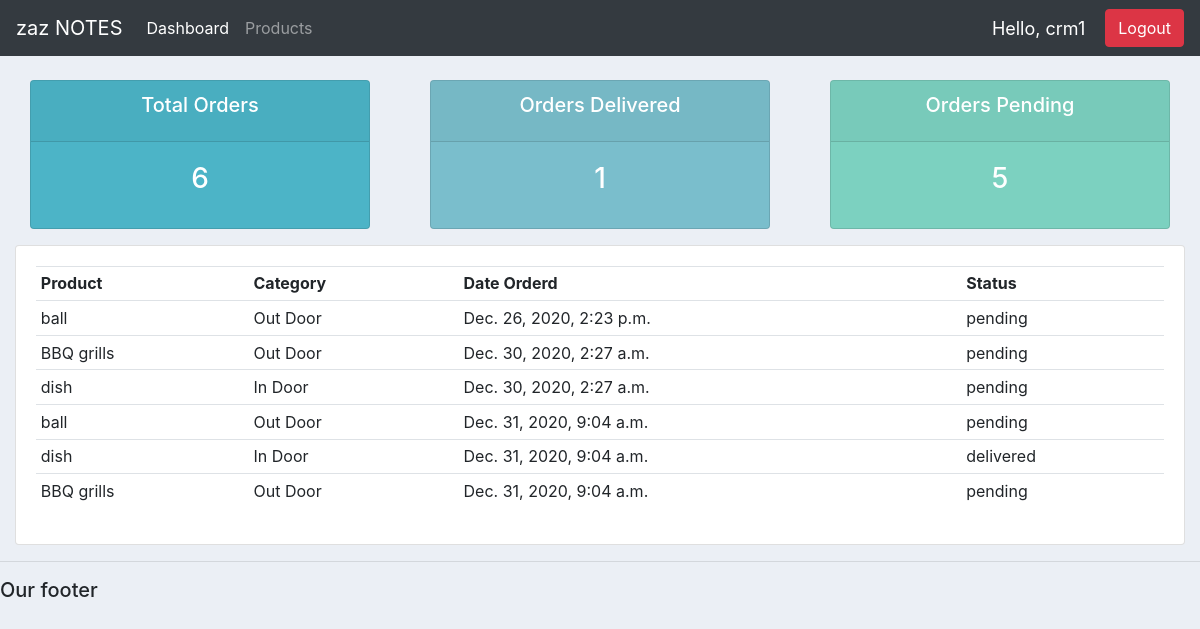
The page /user/ (signed in) on the database its author committed.
### accounts/models.py (models this page shows, shortened)
class Order(models.Model):
    STATUS = (
        ("pending", "pending"),
        ("out for delivery", "out for delivery"),
        ("delivered", "delivered"),
    )
    customer = models.ForeignKey(Customer, null=True, on_delete=models.SET_NULL)
    product = models.ForeignKey(Product, null=True, on_delete=models.SET_NULL)
    date_created = models.DateTimeField(auto_now_add=True)
    status = models.CharField(max_length=200, null=True, choices=STATUS)

class Product(models.Model):
    CATEGORY = (
        ("In Door", "In Door"),
        ("Out Door", "Out Door")
    )
    name = models.CharField(max_length=200, null=True)
    price = models.FloatField(null=True)
    category = models.CharField(max_length=200, null=True, choices=CATEGORY)
    description = models.CharField(max_length=200, blank=True)
    date_created = models.DateTimeField(auto_now_add=True)
    tag = models.ManyToManyField(Tag)
    def __str__(self):
        return self.name

### accounts/decorators.py (the view)
        def wrapper_func(request, *args, **kargs):
            group = None
            if request.user.groups.exists():
                group = request.user.groups.all()[0].name
            if group in allowed_roles:
                return view_func(request, *args, **kargs)
            else:
                return HttpResponse("You are not authorized")

### accounts/views.py (called while the page is built)
@login_required(login_url='login')
@allowed_user(allowed_roles=['customer'])
def userPage(request):
    orders = request.user.customer.order_set.all()
    total_orders = orders.count()
    delivered = orders.filter(status='delivered').count()
    pending = orders.filter(status='pending').count()
    context ={'orders':orders,'total_orders':total_orders, 'delivered': delivered, 'pending':pending}
    return render(request,'accounts/user.html', context)

### accounts/templates/accounts/user.html
{% extends 'accounts/main.html' %}
{% block content %}
{%  include 'accounts/status.html' %}
<div class="row">
	<div class="col-md">
		<div class="card card-body">
			<table class="table table-sm">
				<tr>
					<th>Product</th>
					<th>Category</th>
					<th>Date Orderd</th>
					<th>Status</th>
				</tr>
				{% for order in orders %}
				<tr>
				<td>{{order.product}}</td>
				<td>{{order.product.category}}</td>
				<td>{{order.date_created}}</td>
				<td>{{order.status}}</td>
			  </tr>
				{% endfor %}
			</table>
		</div>
	</div>
</div>
{% endblock %}

### accounts/templates/accounts/navbar.html (shortened to what this page needs)
{% load static %}
<nav class="navbar navbar-expand-lg navbar-dark bg-dark">
  <a class="navbar-brand" href="#">zaz NOTES</a>
  <div class="collapse navbar-collapse" id="navbarNav">
    <ul class="navbar-nav">
      <li class="nav-item active">
        <a class="nav-link" href="{% url 'dashboard' %}">Dashboard</a>
      </li>
      <li class="nav-item">
        <a class="nav-link" href="{% url 'products' %}">Products</a>
      </li>
    </ul>
  </div>
  <span class='hello-msg'>Hello, {{request.user}}</span>
  <span><a class='btn btn-danger' href="{% url 'logout' %}">Logout</a></span>
</nav>

### accounts/static/css/main.css (style rules this page uses)
body { background-color: #ebeff5; }

### accounts/templates/accounts/navbar.html (style rules this page uses)
.hello-msg { font-size: 18px; color: #fff; margin-right: 20px; }

### rows shown on the page
Order: product "ball", product.category "Out Door", date_created "Dec. 26, 2020, 2:23 p.m.", status "pending"
Order: product "BBQ grills", product.category "Out Door", date_created "Dec. 30, 2020, 2:27 a.m.", status "pending"
Order: product "dish", product.category "In Door", date_created "Dec. 30, 2020, 2:27 a.m.", status "pending"
Order: product "ball", product.category "Out Door", date_created "Dec. 31, 2020, 9:04 a.m.", status "pending"
Order: product "dish", product.category "In Door", date_created "Dec. 31, 2020, 9:04 a.m.", status "delivered"
Order: product "BBQ grills", product.category "Out Door", date_created "Dec. 31, 2020, 9:04 a.m.", status "pending"

### other values the page prints
{{ request.user }} "crm1"
{{ total_orders }} "6"
{{ delivered }} "1"
{{ pending }} "5"
